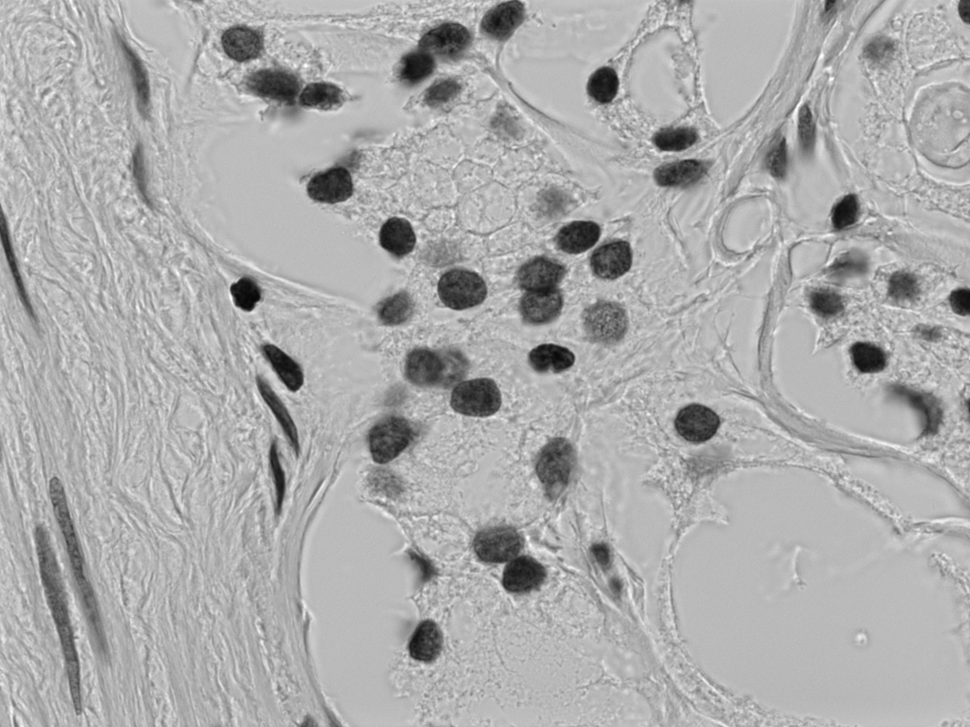
#> input picture Oblig1/Final_product/cellekjerner.png, 970 x 727 px, shrunk from 1388 x 1040 before the run
$ python task2a.py
#> lines starting #> are read from the running program, lines starting #| are printed output that depends on the picture
#> further down, f is the input picture: shape (727, 970) float32; min 5, max 255, mean 171.8
from imageio import imread
import matplotlib.pyplot as plt
import numpy as np
from math import *

def rotate180(h):
    for x in h:
        x = x[::-1]
    h = np.flip(h)
    return h

def utvid_bilde(f, a, b):
#> called with a = 3, b = 3
    N, M = f.shape
#> N = 727; M = 970
    f_out = np.zeros((N+a, M+b))
    i, j = 0, 0
    for x in range(N+a):
        for y in range(M+b):
            if x < a: i = a
            elif x >= N: i = N-1
            else: i = x
            if y < b: j = b
            elif y >= M: j = M-1
            else: j = y
            f_out[x][y] = f[i][j]
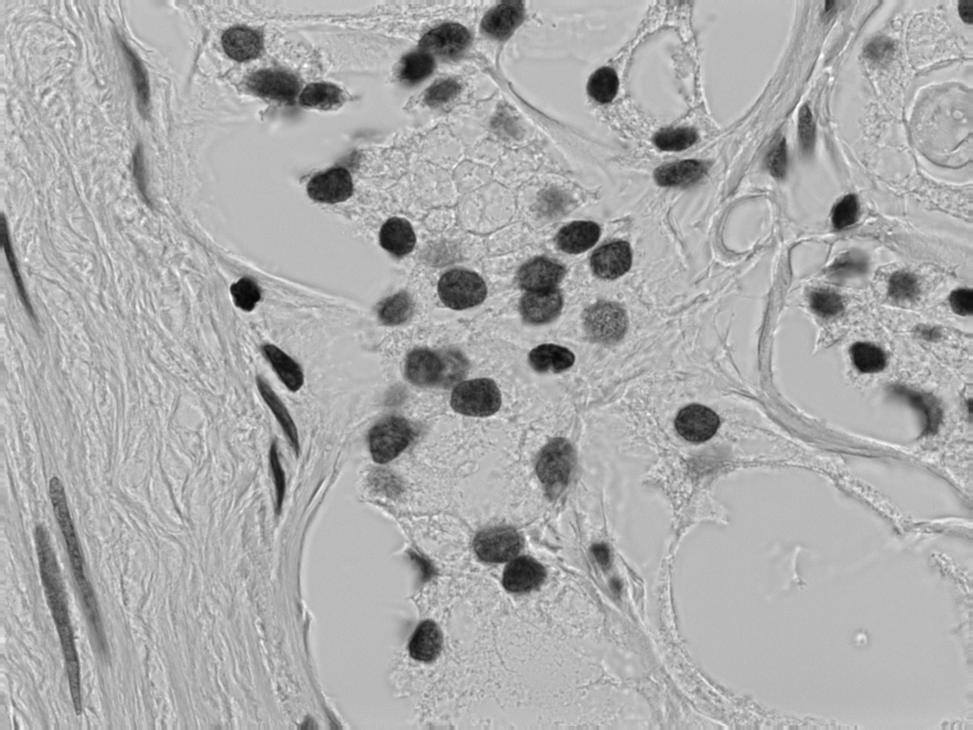
#> f_out: shape (730, 973) float64; min 5, max 255, mean 171.8
    return f_out

def konvolusjon(f, h):
    h = rotate180(h)
    n, m = h.shape
    a, b = int((n-1)/2), int((m-1)/2)
    f = utvid_bilde(f, a, b)
    N, M = f.shape
#> N = 730; M = 973
    f_out = np.zeros((N-a*2,M-b*2))
    for x in range(a, N-a):
        for y in range(b, M-b):
            respons = 0
            for s in range(-a, a+1):
                for t in range(-b, b+1):
                        respons += h[s][t]*f[x+s][y+t]
            f_out[x-a][y-b] = respons
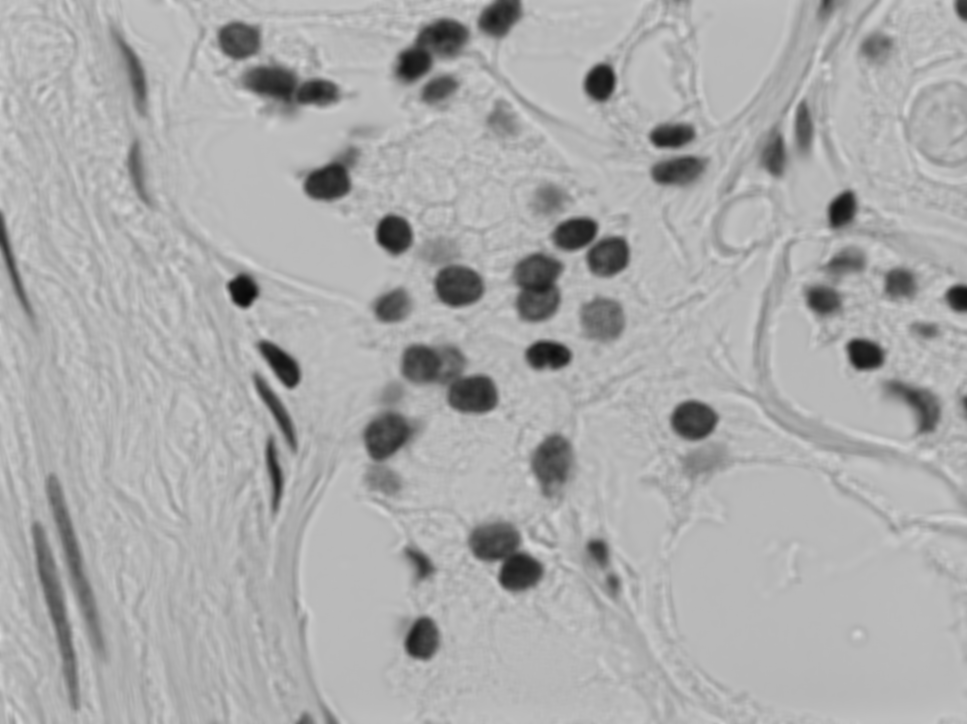
#> f_out: shape (724, 967) float64; min 9.63, max 216.5, mean 171.7
    return f_out

if __name__ == "__main__":
    # Definerer filter og tilhørende verdier
    a, b = 3, 3
    n, m = 2*a+1, 2*b+1
    filter = np.array([[1/(m*n)]*n]*m)
    # Definerer innbildet og tilhørende verdier
    f = imread('cellekjerner.png', as_gray=True)

    plt.figure()
    plt.imshow(f, cmap="gray")
    plt.title('Original')

    plt.figure()
    f_out = konvolusjon(f, filter)
    plt.imshow(f_out, cmap="gray")
    plt.title('Konvolusjon')


    plt.show()
